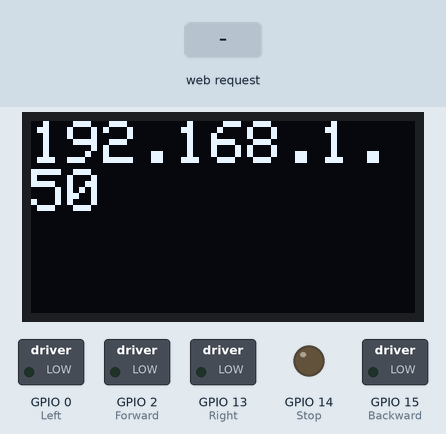
Simulated run of this sketch. Board: ESP8266 (NodeMCU). Shown: 128×64 one-colour display, switched loads named in the sketch (green lamp = pin HIGH), output pins drawn as LEDs (lit = HIGH). The test bench sets the inputs (shaded band). WiFi joins after 1.5 s; servers stay silent unless stated; the display library's start-up logo is not drawn; what the sketch prints to the serial monitor is not drawn.

Above: at 10.9 s.
11.0 s: HTTP request GET /forward received
At 12.1 s:
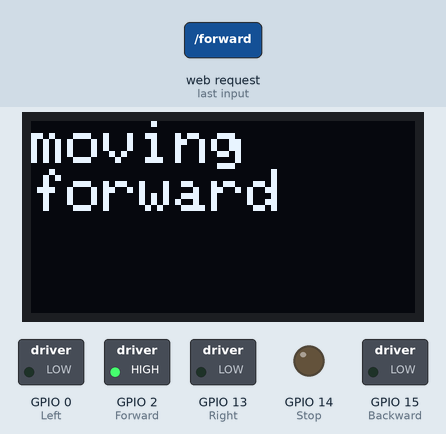
12.5 s: HTTP request GET /backward received
At 13.2 s:
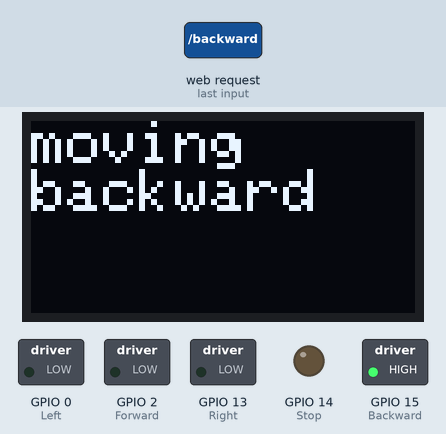
14.0 s: HTTP request GET /left received
At 14.4 s:
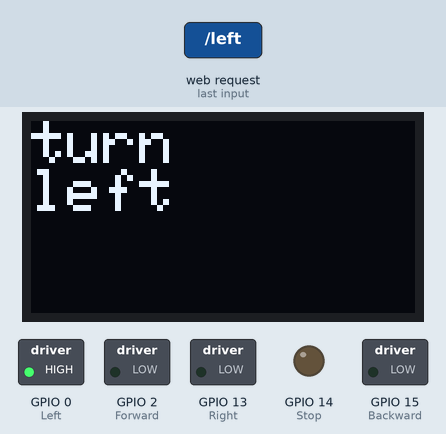
15.5 s: HTTP request GET /right received
At 16.7 s:
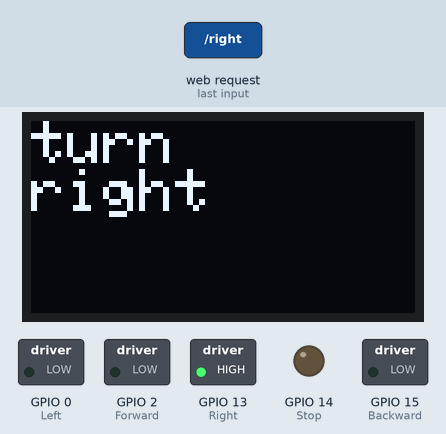
17.0 s: HTTP request GET /stop received
At 17.9 s:
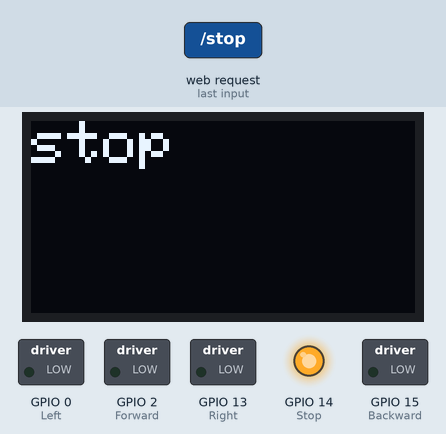
Timing chart, 0 to 19.5 s (numbered marks = the images above; inputs shaded):
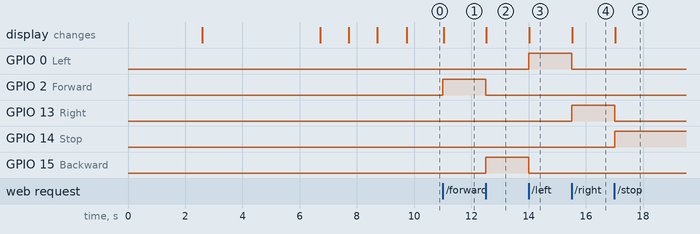

Measured:
- after the input at 11.0 s, GPIO 2 (Forward): LOW → HIGH at once; the display: changes at once (image 1)
- after the input at 12.5 s, GPIO 2 (Forward): HIGH → LOW at once; GPIO 15 (Backward): LOW → HIGH at once; the display: changes at once (image 2)
- after the input at 14.0 s, GPIO 0 (Left): LOW → HIGH at once; GPIO 15 (Backward): HIGH → LOW at once; the display: changes at once (image 3)
- after the input at 15.5 s, GPIO 0 (Left): HIGH → LOW at once; GPIO 13 (Right): LOW → HIGH at once; the display: changes at once (image 4)
- after the input at 17.0 s, GPIO 13 (Right): HIGH → LOW at once; GPIO 14 (Stop): LOW → HIGH at once; the display: changes at once (image 5)

The sketch:

screen_display.ino
```cpp
#include <SPI.h>
#include <Wire.h>
#include <Adafruit_GFX.h>
#include <Adafruit_SSD1306.h>
#include <ESP8266WiFi.h>
WiFiClient client;
WiFiServer server(80);
const char* ssid = "frank";
const char* password = "belimove";
String  data ="";
int Forward = 2;     /* GPIO2(D4)    */
int Backward = 15;   /* GPIO15(D8)   */
int Left = 0;    /* GPIO0(D3)    */
int Right = 13;  /* GPIO13(D7)   */
int Stop = 14; /* GPIO14(D5)  */

#define SCREEN_WIDTH 128 // OLED display width, in pixels
#define SCREEN_HEIGHT 64 // OLED display height, in pixels
#define OLED_RESET     -1 // Reset pin # (or -1 if sharing Arduino reset pin)
#define SCREEN_ADDRESS 0x3C ///< See datasheet for Address; 0x3D for 128x64, 0x3C for 128x32
Adafruit_SSD1306 display(SCREEN_WIDTH, SCREEN_HEIGHT, &Wire, OLED_RESET);
#define NUMFLAKES     10 // Number of snowflakes in the animation example
#define LOGO_HEIGHT   16
#define LOGO_WIDTH    16
static const unsigned char PROGMEM logo_bmp[] =
{ 0b00000000, 0b11000000,
  0b00000001, 0b11000000,
  0b00000001, 0b11000000,
  0b00000011, 0b11100000,
  0b11110011, 0b11100000,
  0b11111110, 0b11111000,
  0b01111110, 0b11111111,
  0b00110011, 0b10011111,
  0b00011111, 0b11111100,
  0b00001101, 0b01110000,
  0b00011011, 0b10100000,
  0b00111111, 0b11100000,
  0b00111111, 0b11110000,
  0b01111100, 0b11110000,
  0b01110000, 0b01110000,
  0b00000000, 0b00110000 };

void setup() {
  pinMode(Forward, OUTPUT);
  pinMode(Backward, OUTPUT);
  pinMode(Left, OUTPUT);
  pinMode(Right, OUTPUT);
  pinMode(Stop, OUTPUT);
  Serial.begin(9600);

  digitalWrite(Forward,LOW);
  digitalWrite(Backward,LOW);
  digitalWrite(Left,LOW);
  digitalWrite(Right,LOW);
  digitalWrite(Stop,LOW);
  connectWiFi();
  server.begin();

  // SSD1306_SWITCHCAPVCC = generate display voltage from 3.3V internally
  if(!display.begin(SSD1306_SWITCHCAPVCC, SCREEN_ADDRESS)) {
    Serial.println(F("SSD1306 allocation failed"));
    for(;;); // Don't proceed, loop forever
  }

  // Show initial display buffer contents on the screen --
  // the library initializes this with an Adafruit splash screen.
  display.display();
  delay(2000); // Pause for 2 seconds

  // Clear the buffer
  display.clearDisplay();

  // Show the display buffer on the screen. You MUST call display() after
  // drawing commands to make them visible on screen!
  display.display();
  delay(2000);
  // display.display() is NOT necessary after every single drawing command,
  // unless that's what you want...rather, you can batch up a bunch of
  // drawing operations and then update the screen all at once by calling
  // display.display(). These examples demonstrate both approaches...
  testdrawbitmap();    // Draw a small bitmap image

  // Invert and restore display, pausing in-between
  display.invertDisplay(true);
  delay(1000);
  display.invertDisplay(false);
  delay(1000);
  writeword(WiFi.localIP().toString());
}

void loop() {
  /* If the server available, run the "checkClient" function */
    client = server.available();
    if (!client) return;
    data = checkClient ();

/************************ Run function according to incoming data from application *************************/
    /* If the incoming data is "forward", run the "MotorForward" function */
    if (data == "forward") MotorForward();
    /* If the incoming data is "backward", run the "MotorBackward" function */
    else if (data == "backward") MotorBackward();
    /* If the incoming data is "left", run the "TurnLeft" function */
    else if (data == "left") TurnLeft();
    /* If the incoming data is "right", run the "TurnRight" function */
    else if (data == "right") TurnRight();
    /* If the incoming data is "stop", run the "MotorStop" function */
    else if (data == "stop") MotorStop();
}


void testdrawbitmap(void) {
  display.clearDisplay();

  display.drawBitmap(
    (display.width()  - LOGO_WIDTH ) / 2,
    (display.height() - LOGO_HEIGHT) / 2,
    logo_bmp, LOGO_WIDTH, LOGO_HEIGHT, 1);
  display.display();
  delay(1000);
}

/********************************************* FORWARD *****************************************************/
void MotorForward(void)
{
  digitalWrite(Forward,HIGH);
  digitalWrite(Backward,LOW);
  digitalWrite(Left,LOW);
  digitalWrite(Right,LOW);
  digitalWrite(Stop,LOW);
  display.clearDisplay();
  Serial.println("moving forward");
  writeword("moving    forward");
}

/********************************************* BACKWARD *****************************************************/
void MotorBackward(void)
{
  digitalWrite(Forward,LOW);
  digitalWrite(Backward,HIGH);
  digitalWrite(Left,LOW);
  digitalWrite(Right,LOW);
  digitalWrite(Stop,LOW);
  Serial.println("moving backward");
  writeword("moving    backward");
}

/********************************************* TURN LEFT *****************************************************/
void TurnLeft(void)
{
  digitalWrite(Forward,LOW);
  digitalWrite(Backward,LOW);
  digitalWrite(Left,HIGH);
  digitalWrite(Right,LOW);
  digitalWrite(Stop,LOW);
  Serial.println("turn left");
  writeword("turn      left");
}

/********************************************* TURN RIGHT *****************************************************/
void TurnRight(void)
{
  digitalWrite(Forward,LOW);
  digitalWrite(Backward,LOW);
  digitalWrite(Left,LOW);
  digitalWrite(Right,HIGH);
  digitalWrite(Stop,LOW);
  Serial.println("turn right");
  writeword("turn      right");
}

/********************************************* STOP *****************************************************/
void MotorStop(void)
{
  digitalWrite(Forward,LOW);
  digitalWrite(Backward,LOW);
  digitalWrite(Left,LOW);
  digitalWrite(Right,LOW);
  digitalWrite(Stop,HIGH);
  Serial.println("stop");
  writeword("stop");
}

/********************************** RECEIVE DATA FROM the APP ******************************************/
String checkClient (void)
{
  while(!client.available()) delay(1);
  String request = client.readStringUntil('\r');
  request.remove(0, 5);
  request.remove(request.length()-9,9);
  return request;
}

void connectWiFi()
{
  Serial.println("Connecting to WIFI");
  WiFi.begin(ssid, password);
  while ((!(WiFi.status() == WL_CONNECTED)))
  {
    delay(300);
    Serial.print("..");
  }
  delay(1100);
  Serial.println("");
  Serial.println("WiFi connected");
  Serial.println("NodeMCU Local IP is : ");
  Serial.println((WiFi.localIP()));
}

void writeword (String wrd)
{
  display.clearDisplay();
  display.setTextSize(2);             // Normal 1:1 pixel scale
  display.setTextColor(SSD1306_WHITE);        // Draw white text
  display.setCursor(0,0);             // Start at top-left corner
  display.println(wrd);
  display.display();
}
```
